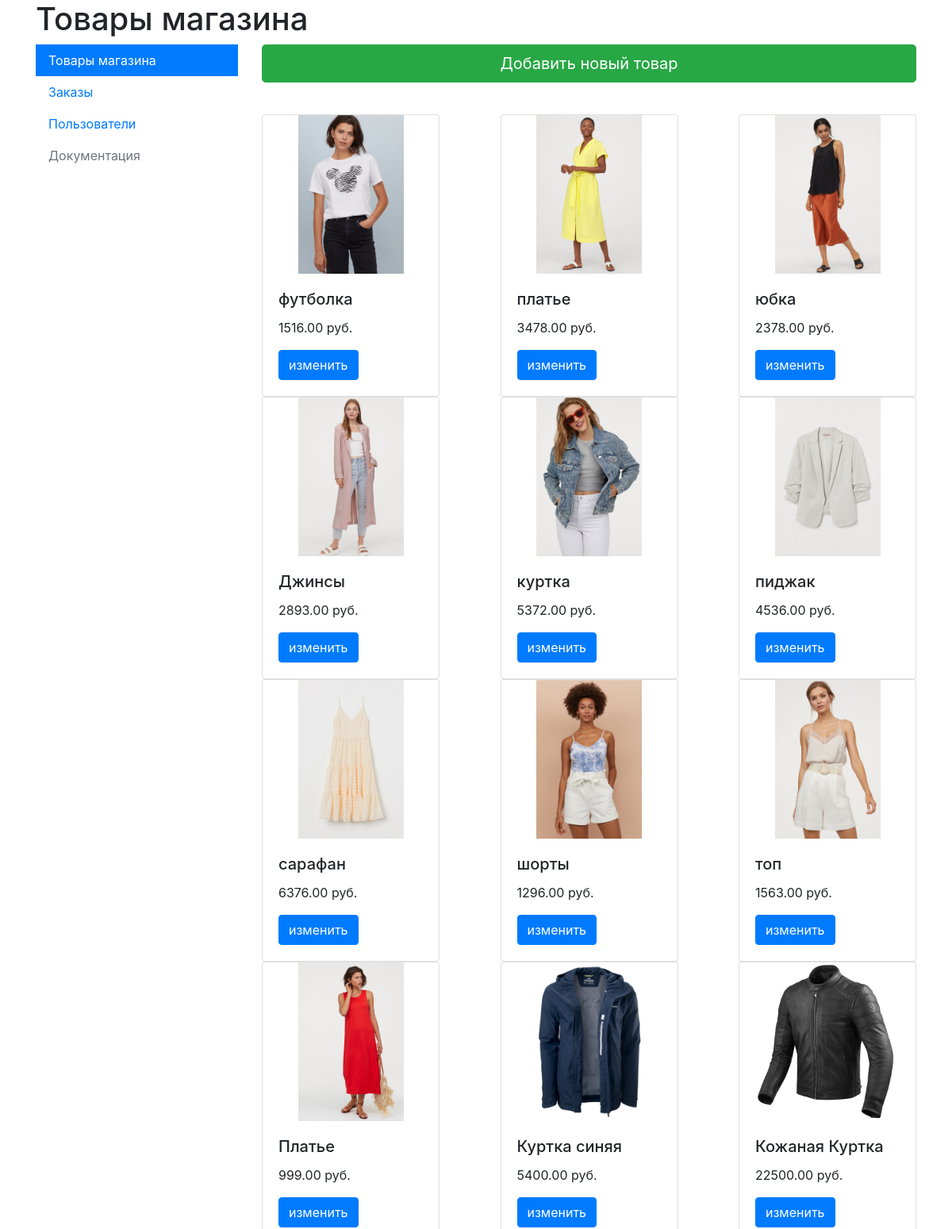
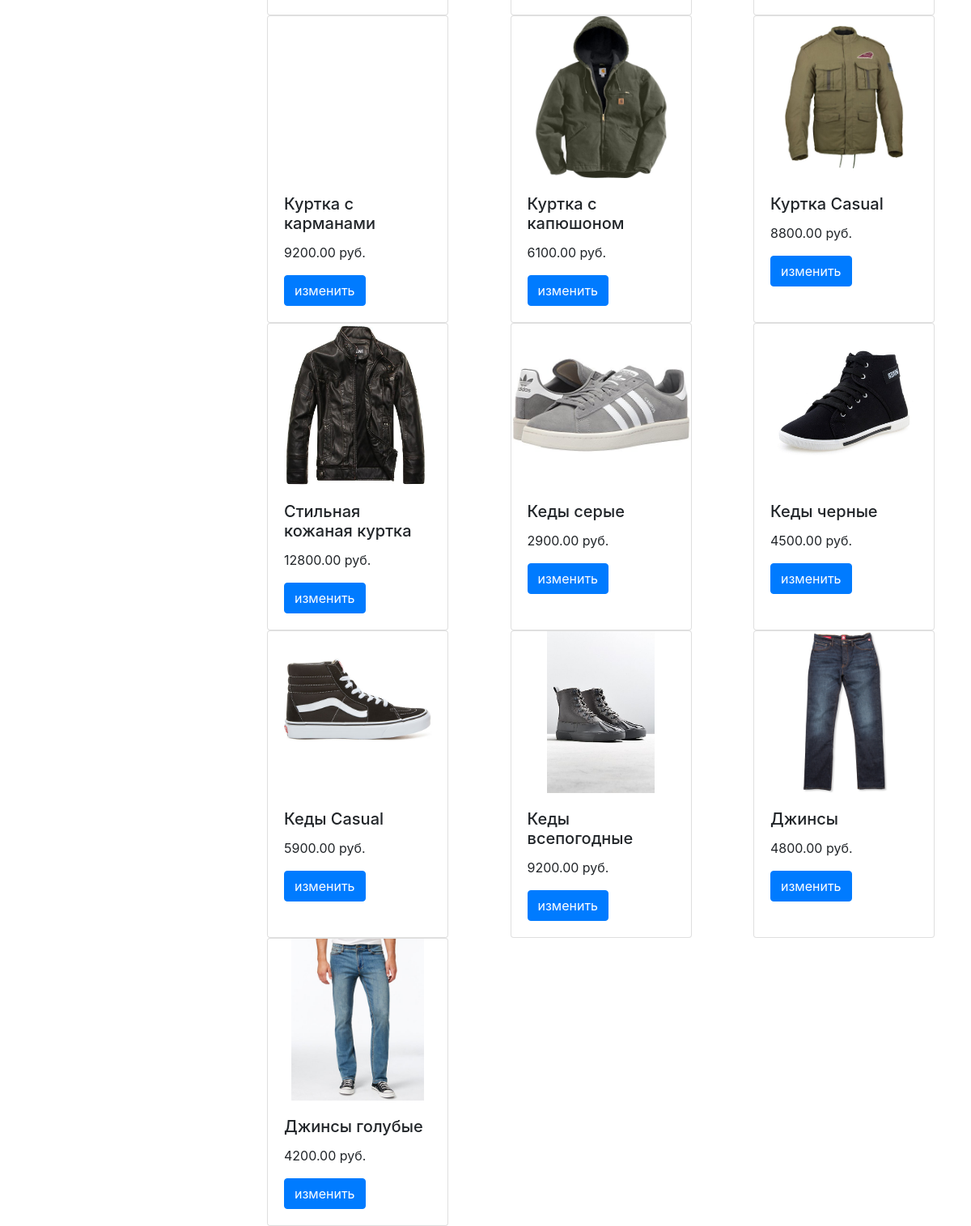
The app's page /admin/productsList.php with its own data (2 pictures, top to bottom).
### tables this page shows
CREATE TABLE `shop` (
  `id` int(11) NOT NULL,
  `title` varchar(100) NOT NULL,
  `description` text NOT NULL,
  `price` decimal(8,2) NOT NULL,
  `image` varchar(100) NOT NULL,
  `category` varchar(100) NOT NULL
);

### admin/productsList.php (the view, shortened to what this page needs)
<?php
    include ($_SERVER['DOCUMENT_ROOT'] . '/config/config.php');
    $query = "SELECT * FROM `shop` ";
    $result = mysqli_query($link, $query);
?>
<!doctype html>
<html lang="ru">
  <head>
    <link rel="stylesheet" href="https://stackpath.bootstrapcdn.com/bootstrap/4.3.1/css/bootstrap.min.css">
  </head>
  <body>
    <div class="container ">
        <div class="row">
            <div class="col-12">
                <h1>Товары магазина</h1>
            </div>
        </div>
        <div class="row">
            <div class="col-3 text-white">
                <nav class="nav flex-column">
                    <a class="nav-link active bg-primary text-white" href="#">Товары магазина</a>
                    <a class="nav-link" href="#">Заказы</a>
                    <a class="nav-link" href="#">Пользователи</a>
                    <a class="nav-link disabled" href="#" tabindex="-1" aria-disabled="true">Документация</a>
                </nav>
            </div>
            <div class="col-9 d-flex justify-content-between flex-wrap">
                <a href="/admin/addProduct" type="button" class="btn btn-success btn-lg btn-block text-white" style="margin-bottom: 40px;">Добавить новый товар</a>
                <?php while ($res = mysqli_fetch_assoc($result) ): ?>
                <div class="card" style="width: 14rem;">
                    <div style="background: url(/image/<?=$res['image']?>) center center / contain no-repeat; height: 200px;" class="card-img-top" alt="<?=$res['title']?>"></div>
                    <div class="card-body">
                        <h5 class="card-title"><?=$res['title']?></h5>
                        <p class="card-text"><?=$res['price']?> руб.</p>
                        <a href="#" class="btn btn-primary">изменить</a>
                    </div>
                </div>
                <?php endwhile; ?>
            </div>
        </div>
    </div>
  </body>
</html>

### records on screen
shop: image (picture), title "футболка", price "1516.00"
shop: image (picture), title "платье", price "3478.00"
shop: image (picture), title "юбка", price "2378.00"
shop: image (picture), title "Джинсы", price "2893.00"
shop: image (picture), title "куртка", price "5372.00"
shop: image (picture), title "пиджак", price "4536.00"
shop: image (picture), title "сарафан", price "6376.00"
shop: image (picture), title "шорты", price "1296.00"
shop: image (picture), title "топ", price "1563.00"
shop: image (picture), title "Платье", price "999.00"
shop: image (picture), title "Куртка синяя", price "5400.00"
shop: image (picture), title "Кожаная Куртка", price "22500.00"
shop: title "Куртка с карманами", price "9200.00"
shop: image (picture), title "Куртка с капюшоном", price "6100.00"
shop: image (picture), title "Куртка Casual", price "8800.00"
shop: image (picture), title "Стильная кожаная куртка", price "12800.00"
shop: image (picture), title "Кеды серые", price "2900.00"
shop: image (picture), title "Кеды черные", price "4500.00"
shop: image (picture), title "Кеды Casual", price "5900.00"
shop: image (picture), title "Кеды всепогодные", price "9200.00"
shop: image (picture), title "Джинсы", price "4800.00"
shop: image (picture), title "Джинсы голубые", price "4200.00"
